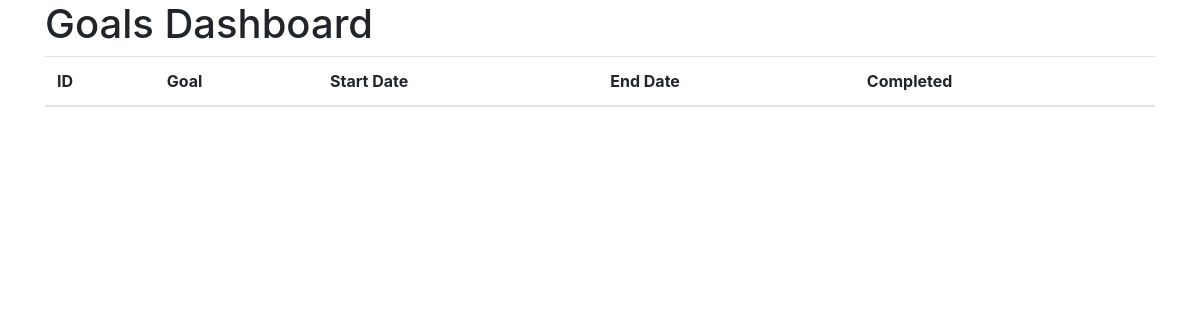
/goals/ (signed in), run on an earlier commit of the app's database.
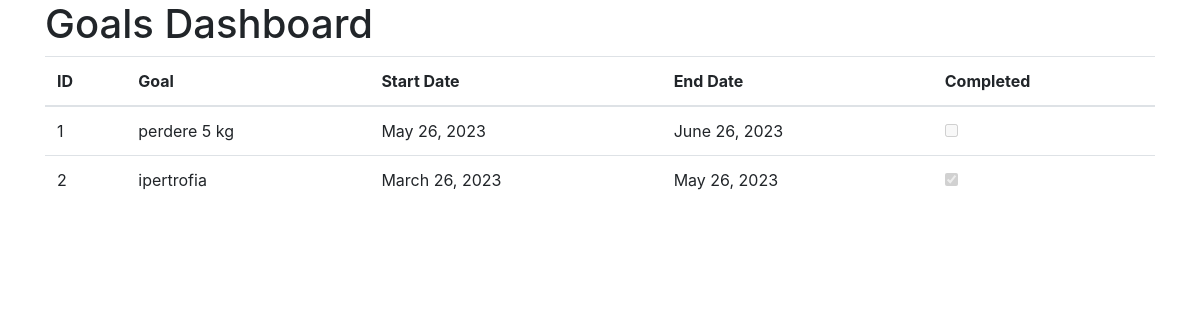
And on a later commit of the database.
### goals/models.py (models this page shows)
class Goal(models.Model):
    user = models.ForeignKey('auth.User', on_delete=models.CASCADE)
    id=models.AutoField(primary_key=True)
    goal=models.CharField(max_length=100)
    start_date=models.DateField()
    end_date=models.DateField()
    completed=models.BooleanField(default=False)

### goals/views.py (the view)
# urls.py: path('', get_all_goals, name='goals'),
def get_all_goals(request):
    if(request.user.is_authenticated):
        if(request.method == 'GET'):
            user=request.user
            goals = Goal.objects.filter(user=user)
            context={
                'goals': goals
            }
            return render(request, 'goals.html', context)
    else :
        return redirect('login')

### templates/goals.html (shortened to what this page needs)
<!DOCTYPE html>
<html>
<head>
  <link rel="stylesheet" href="https://stackpath.bootstrapcdn.com/bootstrap/4.5.0/css/bootstrap.min.css">
</head>
<body>
  <div class="container">
    <h1>Goals Dashboard</h1>
    <table class="table">
      <thead>
        <tr>
          <th>ID</th>
          <th>Goal</th>
          <th>Start Date</th>
          <th>End Date</th>
          <th>Completed</th>
        </tr>
      </thead>
      <tbody>
        {% for goal in goals %}
          <tr>
            <td>{{ goal.id }}</td>
            <td>{{ goal.goal }}</td>
            <td>{{ goal.start_date }}</td>
            <td>{{ goal.end_date }}</td>
            <td><input type="checkbox" {% if goal.completed %}checked{% endif %} disabled></td>
          </tr>
        {% endfor %}
      </tbody>
    </table>
  </div>
</body>
</html>

What changed in the data, as far as the page shows it:
added Goal: id "1", goal "perdere 5 kg", start_date "May 26, 2023", end_date "June 26, 2023"
added Goal: id "2", goal "ipertrofia", start_date "March 26, 2023", end_date "May 26, 2023", completed "☑"
